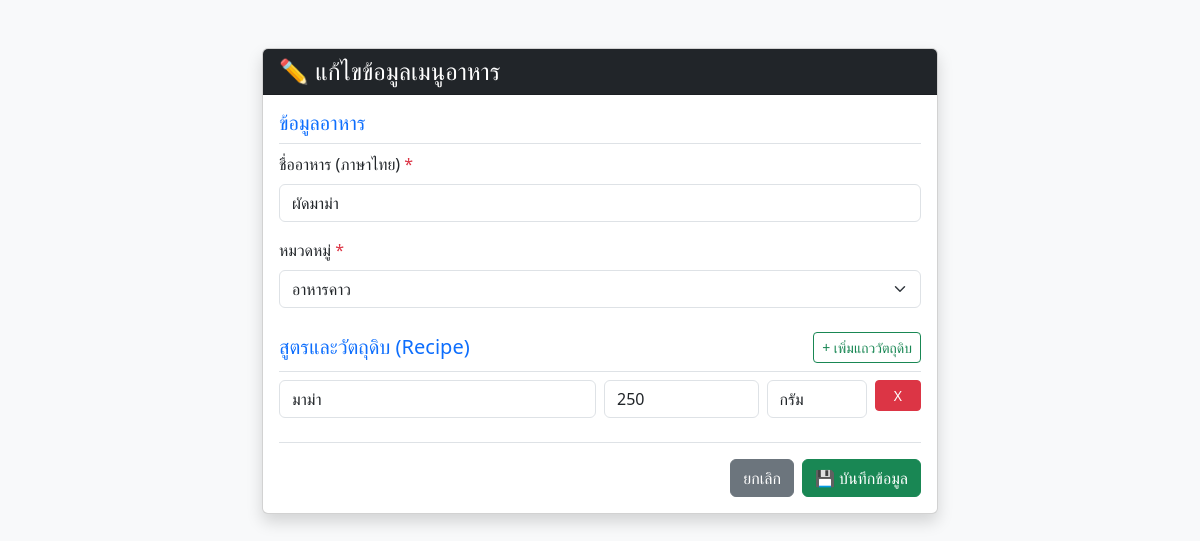
/manage.php?id=1, run on the app's committed database.
### tables this page shows
CREATE TABLE `foods` (
  `id` int(11) NOT NULL,
  `name_th` varchar(255) NOT NULL,
  `category` varchar(100) NOT NULL,
  `created_at` timestamp NOT NULL DEFAULT current_timestamp()
);

CREATE TABLE `recipes` (
  `id` int(11) NOT NULL,
  `food_id` int(11) NOT NULL,
  `recipe_name` varchar(255) NOT NULL,
  `quantity` float NOT NULL,
  `unit_name` varchar(50) NOT NULL
);

### manage.php (the view, shortened to what this page needs)
<?php
require_once 'db.php';
$id =$_GET['id'] ?? null;
$food = ['name_th' => '', 'category' => ''];$recipes = [];
if ($id) {
    $stmt =$pdo->prepare("SELECT * FROM foods WHERE id = ?");
    $stmt->execute([$id]);
    $food =$stmt->fetch();
    $stmtR =$pdo->prepare("SELECT * FROM recipes WHERE food_id = ?");
    $stmtR->execute([$id]);
    $recipes =$stmtR->fetchAll();
}
?>
<!DOCTYPE html>
<html lang="th">
<head>
    <link href="https://cdn.jsdelivr.net/npm/bootstrap@5.3.0/dist/css/bootstrap.min.css" rel="stylesheet">
</head>
<body class="bg-light">
<div class="container mt-5" style="max-width: 700px;">
    <div class="card shadow">
        <div class="card-header bg-dark text-white">
            <h4 class="mb-0"><?= $id ? '✏️ แก้ไขข้อมูลเมนูอาหาร' : '➕ เพิ่มข้อมูลเมนูอาหารใหม่' ?></h4>
        </div>
        <div class="card-body">
            <form action="" method="POST">
                <h5 class="text-primary border-bottom pb-2">ข้อมูลอาหาร</h5>
                <div class="mb-3">
                    <label class="form-label">ชื่ออาหาร (ภาษาไทย) <span class="text-danger">*</span></label>
                    <input type="text" name="name_th" class="form-content form-control" value="<?= htmlspecialchars($food['name_th']) ?>" required placeholder="เช่น ผัดไทยกุ้งสด">
                </div>
                <div class="mb-4">
                    <label class="form-label">หมวดหมู่ <span class="text-danger">*</span></label>
                    <select name="category" class="form-select" required>
                        <option value="อาหารคาว" <?= $food['category']=='อาหารคาว'?'selected':'' ?>>อาหารคาว</option>
                    </select>
                </div>
                <h5 class="text-primary border-bottom pb-2 d-flex justify-content-between align-items-center">
                    สูตรและวัตถุดิบ (Recipe)
                    <button type="button" class="btn btn-sm btn-outline-success" id="add-recipe-btn">+ เพิ่มแถววัตถุดิบ</button>
                </h5>
                <div id="recipe-container">
                    <?php if (empty($recipes)): ?>
                        <div class="row g-2 mb-2 recipe-row">
                            <div class="col-6">
                                <input type="text" name="recipes[0][recipe_name]" class="form-control" placeholder="ชื่อวัตถุดิบ เช่น เส้นเล็ก">
                            </div>
                            <div class="col-3">
                                <input type="number" step="0.01" name="recipes[0][quantity]" class="form-control" placeholder="ปริมาณ เช่น 150">
                            </div>
                            <div class="col-3">
                                <input type="text" name="recipes[0][unit_name]" class="form-control" placeholder="หน่วย เช่น กรัม">
                            </div>
                        </div>
                    <?php else: ?>
                        <?php foreach ($recipes as $index =>$r): ?>
                            <div class="row g-2 mb-2 recipe-row">
                                <div class="col-6">
                                    <input type="text" name="recipes[<?= $index ?>][recipe_name]" class="form-control" value="<?= htmlspecialchars($r['recipe_name']) ?>" required>
                                </div>
                                <div class="col-3">
                                    <input type="number" step="0.01" name="recipes[<?= $index ?>][quantity]" class="form-control" value="<?= $r['quantity'] ?>" required>
                                </div>
                                <div class="col-2">
                                    <input type="text" name="recipes[<?= $index ?>][unit_name]" class="form-control" value="<?= htmlspecialchars($r['unit_name']) ?>" required>
                                </div>
                                <div class="col-1 text-end">
                                    <button type="button" class="btn btn-danger btn-sm w-100" onclick="this.closest('.recipe-row').remove();">X</button>
                                </div>
                            </div>
                        <?php endforeach; ?>
                    <?php endif; ?>
                </div>
                <div class="mt-4 pt-3 border-top d-flex justify-content-end gap-2">
                    <a href="index.php" class="btn btn-secondary">ยกเลิก</a>
                    <button type="submit" class="btn btn-success">💾 บันทึกข้อมูล</button>
                </div>
            </form>
        </div>
    </div>
</div>
</body>
</html>

### data on the page
foods: name_th "ผัดมาม่า", category "อาหารคาว"
recipes: recipe_name "มาม่า", quantity "250", unit_name "กรัม"
